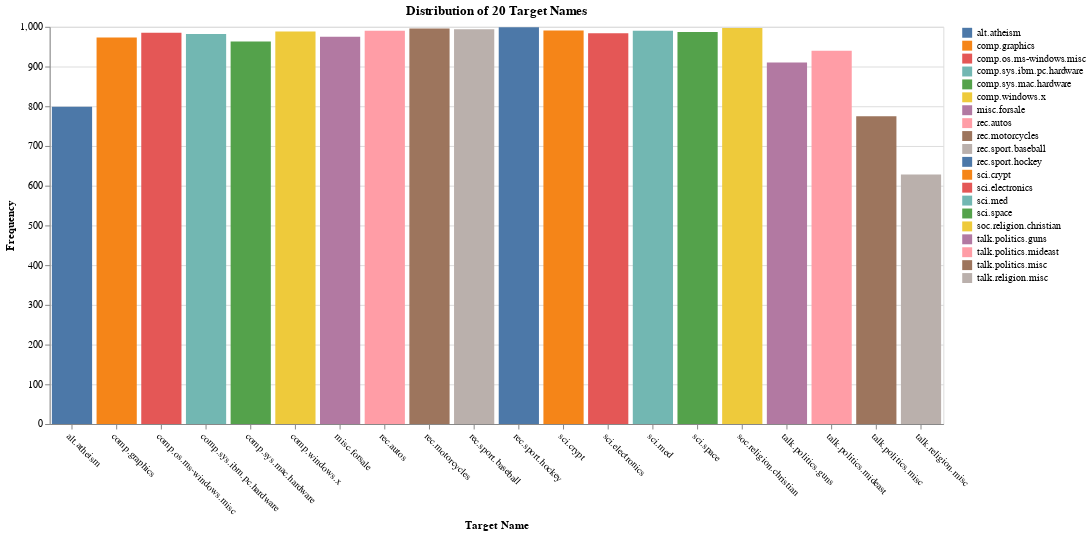

Notebook cell for this chart:
### Code cell
base = alt.Chart(df).mark_bar().encode(
    x=alt.X('target_name:O', title='Target Name', axis=alt.Axis(labelAngle=45)),
    y=alt.Y('count()', title='Frequency'),
    color=alt.Color('target_name:N', title=''),
    tooltip=[
        alt.Tooltip('target_name:O', title='Target Name'),
        alt.Tooltip('target:O', title='Target Number'),
        alt.Tooltip('count()', title='Frequency')
    ],
)

final_chart = (base).properties(
    width=900,
    height=400,
    title='Distribution of 20 Target Names'
)

final_chart

### Figure 1 — Vega specification as saved in the notebook (floating-point values rounded to 4 significant figures)
{"$schema": "https://vega.github.io/schema/vega/v5.json", "data": [{"name": "source_0", "values": [{"__count": 999, "target": 10, "target_name": "rec.sport.hockey"}, {"__count": 982, "target": 3, "target_name": "comp.sys.ibm.pc.hardware"}, {"__count": 940, "target": 17, "target_name": "talk.politics.mideast"}, {"__count": 963, "target": 4, "target_name": "comp.sys.mac.hardware"}, {"__count": 984, "target": 12, "target_name": "sci.electronics"}, {"__count": 628, "target": 19, "target_name": "talk.religion.misc"}, {"__count": 991, "target": 11, "target_name": "sci.crypt"}, {"__count": 990, "target": 13, "target_name": "sci.med"}, {"__count": 799, "target": 0, "target_name": "alt.atheism"}, {"__count": 996, "target": 8, "target_name": "rec.motorcycles"}, {"__count": 990, "target": 7, "target_name": "rec.autos"}, {"__count": 988, "target": 5, "target_name": "comp.windows.x"}, {"__count": 973, "target": 1, "target_name": "comp.graphics"}, {"__count": 987, "target": 14, "target_name": "sci.space"}, {"__count": 910, "target": 16, "target_name": "talk.politics.guns"}, {"__count": 975, "target": 6, "target_name": "misc.forsale"}, {"__count": 994, "target": 9, "target_name": "rec.sport.baseball"}, {"__count": 775, "target": 18, "target_name": "talk.politics.misc"}, {"__count": 985, "target": 2, "target_name": "comp.os.ms-windows.misc"}, {"__count": 997, "target": 15, "target_name": "soc.religion.christian"}]}, {"name": "source_0_x_domain_target_name", "values": [{"target_name": "rec.sport.hockey"}, {"target_name": "comp.sys.ibm.pc.hardware"}, {"target_name": "talk.politics.mideast"}, {"target_name": "comp.sys.mac.hardware"}, {"target_name": "sci.electronics"}, {"target_name": "talk.religion.misc"}, {"target_name": "sci.crypt"}, {"target_name": "sci.med"}, {"target_name": "alt.atheism"}, {"target_name": "rec.motorcycles"}, {"target_name": "rec.autos"}, {"target_name": "comp.windows.x"}, {"target_name": "comp.graphics"}, {"target_name": "sci.space"}, {"target_name": "talk.politics.guns"}, {"target_name": "misc.forsale"}, {"target_name": "rec.sport.baseball"}, {"target_name": "talk.politics.misc"}, {"target_name": "comp.os.ms-windows.misc"}, {"target_name": "soc.religion.christian"}]}, {"name": "source_0_y_domain___count", "values": [{"min": 628, "max": 999}]}, {"name": "source_0_color_domain_target_name", "values": [{"target_name": "rec.sport.hockey"}, {"target_name": "comp.sys.ibm.pc.hardware"}, {"target_name": "talk.politics.mideast"}, {"target_name": "comp.sys.mac.hardware"}, {"target_name": "sci.electronics"}, {"target_name": "talk.religion.misc"}, {"target_name": "sci.crypt"}, {"target_name": "sci.med"}, {"target_name": "alt.atheism"}, {"target_name": "rec.motorcycles"}, {"target_name": "rec.autos"}, {"target_name": "comp.windows.x"}, {"target_name": "comp.graphics"}, {"target_name": "sci.space"}, {"target_name": "talk.politics.guns"}, {"target_name": "misc.forsale"}, {"target_name": "rec.sport.baseball"}, {"target_name": "talk.politics.misc"}, {"target_name": "comp.os.ms-windows.misc"}, {"target_name": "soc.religion.christian"}]}], "marks": [{"type": "rect", "name": "marks", "from": {"data": "source_0"}, "encode": {"update": {"fill": {"field": "target_name", "scale": "color"}, "tooltip": {"signal": "{\"Target Name\": isValid(datum[\"target_name\"]) ? datum[\"target_name\"] : \"\"+datum[\"target_name\"], \"Target Number\": isValid(datum[\"target\"]) ? datum[\"target\"] : \"\"+datum[\"target\"], \"Frequency\": format(datum[\"__count\"], \"\")}"}, "y2": {"value": 0, "scale": "y"}, "x": {"field": "target_name", "scale": "x"}, "y": {"field": "__count", "scale": "y"}, "width": {"signal": "max(0.25, bandwidth('x'))"}}}, "style": ["bar"]}], "scales": [{"name": "x", "type": "band", "domain": {"data": "source_0_x_domain_target_name", "field": "target_name", "sort": true}, "range": [0, {"signal": "width"}], "paddingInner": 0.1, "paddingOuter": 0.05}, {"name": "y", "type": "linear", "domain": [{"signal": "(data(\"source_0_y_domain___count\")[0] || {}).min"}, {"signal": "(data(\"source_0_y_domain___count\")[0] || {}).max"}], "range": [{"signal": "height"}, 0], "nice": true, "zero": true}, {"name": "color", "type": "ordinal", "domain": {"data": "source_0_color_domain_target_name", "field": "target_name", "sort": true}, "range": "category"}], "axes": [{"scale": "y", "orient": "left", "tickCount": {"signal": "ceil(height/40)"}, "minExtent": 0, "domain": false, "ticks": false, "maxExtent": 0, "zindex": 0, "labels": false, "gridScale": "x", "grid": true, "aria": false}, {"scale": "x", "grid": false, "labelBaseline": "top", "orient": "bottom", "labelAlign": "left", "title": "Target Name", "zindex": 0, "labelAngle": 45}, {"scale": "y", "title": "Frequency", "labelOverlap": true, "tickCount": {"signal": "ceil(height/40)"}, "zindex": 0, "grid": false, "orient": "left"}], "title": {"text": "Distribution of 20 Target Names", "frame": "group"}, "width": 900, "background": "white", "legends": [{"fill": "color", "symbolType": "square"}], "style": "cell", "height": 400, "padding": 5}
